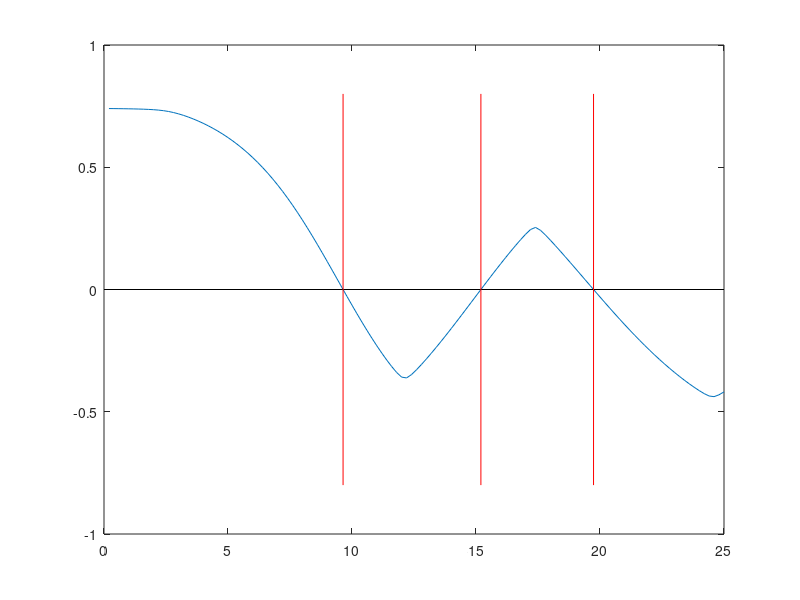

This figure's MATLAB source:
% Ldrum.m - eigenvalues of Laplacian on L-shaped region
%
% The first 3 eigenvalues are computed by the method of
% particular solutions, using interior as well as boundary
% points. T. Betcke and L.N. Trefethen, 2003.

% Compute subspace angles for various values of lambda:

N = 36; % accuracy parameter
np = 2*N; % no. of boundary and interior pts
k = 1:N; % orders in Bessel expansion
t1 = 1.5*pi*(.5:np-.5)'/np; % angles of bndry pts
r1 = 1./max(abs(sin(t1)),abs(cos(t1))); % radii of bndry pts
t2 = 1.5*pi*rand(np,1); % angles of interior pts
r2 = rand(np,1)./max(abs(sin(t2)),abs(cos(t2))); % radii interior pts
t = [t1;t2]; r = [r1;r2]; % bndry and interior combined
lamvec = .2:.2:25; % trial values of lambda

S = [];
for lam = lamvec
A = sin(2*t*k/3).*bsxfun(@besselj, 2*k/3,sqrt(lam)*r); % CORRECTION TO NEWER MATLAB VERSION
[Q,R] = qr(A,0);
s = min(svd(Q(1:np,:))); % subspace angle for this lam
S = [S s];
end

% Convert to signed subspace angles:
I = 1:length(lamvec); % all lam points
J = I(2:end-1); % interior points
J = J( S(J)<S(J-1) & S(J)<S(J+1) ); % local minima
J = J + (S(J-1)>S(J+1)); % points where sign changes
K = 0*I; 
K(J) = 1;
S = S.*(-1).^cumsum(K); % introduce sign flips

hold off, plot(lamvec,S), hold on % plot signed angle function
plot([0 max(lamvec)],[0 0],'-k') % plot lambda axis


% Find eigenvalues via local 9th-order interpolation:
for j = 1:length(J)
I = J(j)-5:J(j)+4;
lambda = polyval(polyfit(S(I)/norm(S(I)),lamvec(I),9),0);
disp(lambda) % display eigenvalue
plot(lambda*[1 1],.8*[-1 1],'r') % plot eigenvalue
end
